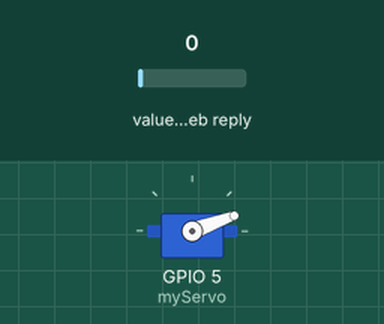
Recording of a sketch running on a simulated ESP8266 (NodeMCU). Parts: servo. The inputs (shaded band) are chosen by the test bench; at power-on: value in the web reply 0. WiFi joins after 1.5 s; servers stay silent unless stated; web services answer with replies made up by the test bench; what the sketch prints to the serial monitor is not drawn.

Above: at 1.6 s.
At 2.9 s:
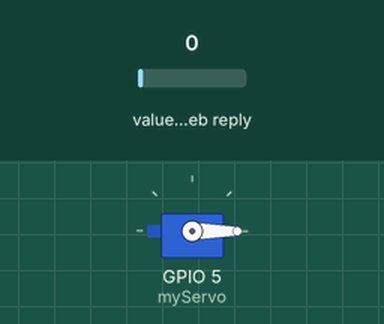
Timing chart, 0 to 4.4 s (numbered marks = the images above):
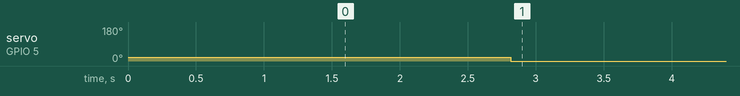

The sketch:

ThingSpeakTestASEE_getData.ino
```cpp
#include <Servo.h>
#include <ESP8266WiFi.h>

Servo myServo;

// WiFi config
const char ssid[] = "sparkfun-workshop";
const char password[] = "sparkfun";

// ThingSpeak config
const String channel_id = "277951";

// Server, file, and port
const char hostname[] = "api.thingspeak.com";
const String uri = "/channels/" + channel_id + "/fields/1/last.txt";
const int port = 80;

// Global variables
WiFiClient client;
int temp;

void setup() {

  // Pour a bowl of serial
  Serial.begin(9600);

  // We start by connecting to a WiFi network
  Serial.println();
  Serial.println();
  Serial.print("Connecting to ");
  Serial.println(ssid);
  WiFi.begin(ssid, password);

  // Wait until we are connected
  while (WiFi.status() != WL_CONNECTED) {
    delay(500);
    Serial.print(".");
  }

  // Show our IP address
  Serial.println("");
  Serial.println("WiFi connected");
  Serial.println("IP address: ");
  Serial.println(WiFi.localIP());
  myServo.attach(5);
  myServo.write(20);
}

void loop() {

  // Open TCP connection to host
  Serial.print("Connecting to ");
  Serial.println(hostname);
  if ( !client.connect(hostname, port) ) {
    Serial.println("TCP connection failed");
    return;
  }

  // Build GET request
  String req = "GET " + uri + " HTTP/1.1\r\n" +
                "Host: " + hostname + "\r\n" +
                "Connection: close\r\n" +
                "\r\n";

  // Send request to server
  Serial.print(req);
  client.print(req);

  // Wait for response from server
  while ( client.available() == 0 ) {;
    delay(1);
  }

  // Look for end of response header
  if ( !client.find("\r\n\r\n") ) {
    Serial.println("HTTP response not found");
  }

  // Ignore rogue integer
  if ( client.find("\r\n") ) {
    temp = client.parseInt();
    Serial.print("Temperature: ");
    Serial.println(temp);
    Serial.println();
  }

  // Close TCP connection
  client.stop();
  int val=map(temp,65,88,5,170);
myServo.write(temp);
  delay(10000);
}
```

Measured:
- by itself, servo on GPIO 5 (myServo): 20° → 0° at 2.8 s
